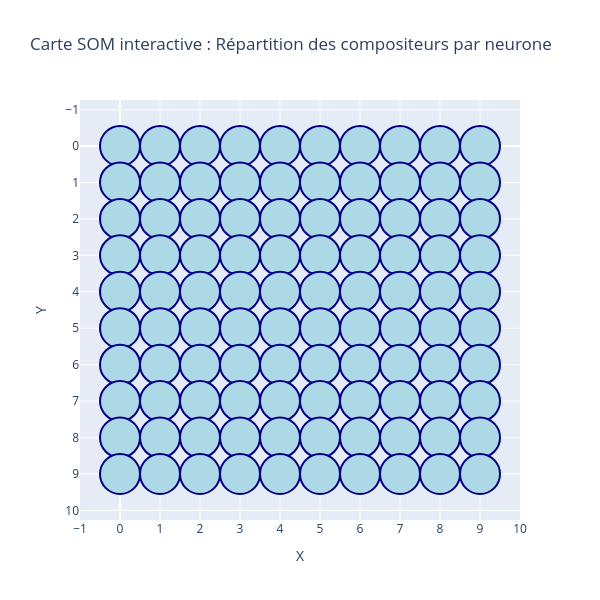

The notebook cell this image was saved under:
### Code cell
import numpy as np
import matplotlib.pyplot as plt
from minisom import MiniSom
from sklearn.datasets import load_iris
from sklearn.preprocessing import MinMaxScaler


scaler = MinMaxScaler()
X_scaled = scaler.fit_transform(X)

x_size, y_size = 7, 7
som = MiniSom(x=x_size, y=y_size, input_len=X.shape[1], sigma=1.0, learning_rate=0.5)
som.random_weights_init(X_scaled)

n_total_iterations = 400
n_visualize_every = 200  # fréquence d’affichage

# === 4. Entraînement manuel étape par étape ===
def plot_weights(som, iteration):
    weights = som.get_weights()
    fig, ax = plt.subplots(figsize=(6, 6))
    for i in range(x_size):
        for j in range(y_size):
            w = weights[i, j]
            ax.plot(w[0], w[1], 'o', markersize=6, color='blue')
            ax.text(w[0], w[1], f'{i},{j}', fontsize=8)
    ax.set_title(f'Poids SOM à l’itération {iteration}')
    ax.set_xlim(0, 1)
    ax.set_ylim(0, 1)
    plt.grid()
    plt.show()

for i in range(0, n_total_iterations, n_visualize_every):
    som.train_batch(X_scaled, n_visualize_every)
    plot_weights(som, i + n_visualize_every)

winner_map = defaultdict(list)
for i, x in enumerate(X_scaled):
    w = som.winner(x)
    winner_map[w].append(y[i])

# === 5. Préparation des données pour affichage Plotly ===
x_coords, y_coords, texts = [], [], []

for x in range(som_size):
    for y in range(som_size):
        x_coords.append(x)
        y_coords.append(y)
        comps = winner_map.get((x, y), [])
        if comps:
            counts = Counter(comps)
            text = "<br>".join([f"{k}: {v}" for k, v in counts.items()])
        else:
            text = "Aucun morceau"
        texts.append(text)

# === 6. Création de la figure Plotly ===
fig = go.Figure()

fig.add_trace(go.Scatter(
    x=x_coords,
    y=y_coords,
    mode='markers',
    marker=dict(size=40, color='lightblue', line=dict(width=2, color='darkblue')),
    text=texts,
    hoverinfo='text'
))

fig.update_layout(
    title="Carte SOM interactive : Répartition des compositeurs par neurone",
    xaxis=dict(title="X", range=[-1, som_size], dtick=1),
    yaxis=dict(title="Y", range=[-1, som_size], dtick=1, autorange="reversed"),
    showlegend=False,
    width=600,
    height=600
)

fig.show()

### Figure 1 — Plotly figure (JSON) as saved in the notebook; plotly's stock layout.template omitted (floating-point values rounded to 4 significant figures)
{"data": [{"hoverinfo": "text", "marker": {"color": "lightblue", "line": {"color": "darkblue", "width": 2}, "size": 40}, "mode": "markers", "text": ["Bach; Carl Philipp Emanuel: 4<br>Beethoven; Ludwig van: 1<br>Mozart; Leopold: 2<br>Schubert; Franz: 1<br>Stamitz; Johann: 3<br>Telemann; Georg Philipp: 1<br>Albinoni; Tomaso: 4<br>Corelli; Arcangelo: 1<br>Handel; George Frederic: 8<br>Vivaldi; Antonio: 3<br>Bach; Johann Christian: 6<br>Boccherini; Luigi Rodolofo: 3<br>Haydn; Johann Michael: 2<br>Haydn; Joseph: 2<br>Mozart; Wolfgang Amadeus: 2<br>Mendelssohn-Bartholdy; Felix: 1<br>Saint-Saens; Camille: 1<br>Scarlatti; Domenico: 1<br>Couperin; Francois: 3<br>Platti; Giovanni Benedetto: 1<br>Cimarosa; Domenico: 3<br>Clementi; Muzio: 1<br>Dussek; Jan Ladislav: 2<br>Milhaud; Darius: 1<br>Tchaikovsky; Peter Iljitsch: 1", "Rossini; Gioacchino: 1<br>Stamitz; Johann: 7<br>Vivaldi; Antonio: 1<br>Bach; Johann Christian: 10<br>Haydn; Joseph: 7<br>Mozart; Wolfgang Amadeus: 7<br>Saint-Saens; Camille: 1<br>Couperin; Francois: 1<br>Cimarosa; Domenico: 1", "Beethoven; Ludwig van: 6<br>Schubert; Franz: 5<br>Bach; Johann Sebastian: 2<br>Purcell; Henry: 1<br>Bach; Johann Christian: 2<br>Boccherini; Luigi Rodolofo: 1<br>Haydn; Joseph: 11<br>Mozart; Wolfgang Amadeus: 5<br>Pleyel; Ignace Joseph: 1<br>Stravinsky; Igor: 1<br>Borodin; Alexander: 1<br>Liszt; Franz: 5<br>Mussorgsky; Modest: 2<br>Saint-Saens; Camille: 1<br>Schumann; Robert: 3<br>Ravel; Maurice: 2<br>Platti; Giovanni Benedetto: 1<br>Cimarosa; Domenico: 1<br>Dussek; Jan Ladislav: 1<br>Milhaud; Darius: 1<br>Prokofiew; Sergej: 1<br>Shostakovich; Dmitri: 2<br>Chopin; Frederic: 2<br>Schumann; Clara: 2<br>Grieg; Edvard: 1<br>Mendelssohn-Bartholdy; Felix: 1", "Debussy; Claude: 4<br>Lully; Jean-Baptiste: 2<br>Rameau; Jean-Phillipe: 2<br>Bartok; Bela: 3<br>Berg; Alban: 1<br>Hindemith; Paul: 8<br>Schoenberg; Arnold: 10<br>Shostakovich; Dmitri: 11<br>Stravinsky; Igor: 2<br>Webern; Anton: 3<br>Borodin; Alexander: 1<br>Brahms; Johannes: 7<br>Bruckner; Anton: 5<br>Liszt; Franz: 2<br>Mussorgsky; Modest: 1<br>Verdi; Giuseppe: 1<br>Beethoven; Ludwig van: 1<br>Bach; Carl Philipp Emanuel: 2<br>Ravel; Maurice: 2<br>Schubert; Franz: 4<br>Sibelius; Jean: 2<br>Weber; Carl Maria von: 4<br>Bach; Johann Sebastian: 9<br>Cimarosa; Domenico: 1<br>Dussek; Jan Ladislav: 3<br>Boulez; Pierre: 3<br>Messiaen; Olivier: 13<br>Prokofiew; Sergej: 1<br>Chopin; Frederic: 7<br>Faure; Gabriel: 3<br>Grieg; Edvard: 2<br>Mendelssohn-Bartholdy; Felix: 1", "Mahler; Gustav: 2<br>Ravel; Maurice: 2<br>Lully; Jean-Baptiste: 5<br>Purcell; Henry: 1<br>Rameau; Jean-Phillipe: 8<br>Vivaldi; Antonio: 2<br>Prokofiew; Sergej: 1<br>Borodin; Alexander: 1<br>Dvorak; Antonin: 1<br>Mussorgsky; Modest: 1<br>Beethoven; Ludwig van: 1<br>Debussy; Claude: 1<br>Bach; Johann Sebastian: 2<br>Dussek; Jan Ladislav: 1<br>Bartok; Bela: 1<br>Brahms; Johannes: 2<br>Grieg; Edvard: 1<br>Mendelssohn-Bartholdy; Felix: 2<br>Schumann; Robert: 1", "Debussy; Claude: 1<br>Sibelius; Jean: 2<br>Strauss; Richard: 1<br>Stravinsky; Igor: 1<br>Verdi; Giuseppe: 1<br>Brahms; Johannes: 1<br>Grieg; Edvard: 1", "Vivaldi; Antonio: 1<br>Haydn; Joseph: 1<br>Brahms; Johannes: 1<br>Rimsky-Korsakov; Nicolai: 1<br>Smetana; Bedrich: 1<br>Scarlatti; Domenico: 1<br>Bach; Johann Sebastian: 1<br>Couperin; Francois: 1<br>Platti; Giovanni Benedetto: 1<br>Dussek; Jan Ladislav: 1<br>Stravinsky; Igor: 1<br>Chopin; Frederic: 1<br>Tchaikovsky; Peter Iljitsch: 1", "Aucun morceau", "Aucun morceau", "Aucun morceau", "Beethoven; Ludwig van: 2<br>Mozart; Leopold: 2<br>Schubert; Franz: 2<br>Weber; Carl Maria von: 2<br>Handel; George Frederic: 5<br>Vivaldi; Antonio: 2<br>Haydn; Joseph: 2<br>Mozart; Wolfgang Amadeus: 7<br>Salieri; Antonio: 1<br>Hindemith; Paul: 1<br>Ives; Charles Edward: 1<br>Stravinsky; Igor: 1<br>Weill; Kurt: 1<br>Saint-Saens; Camille: 1<br>Schumann; Robert: 2<br>Couperin; Francois: 1<br>Platti; Giovanni Benedetto: 2<br>Cimarosa; Domenico: 3<br>Clementi; Muzio: 2<br>Dussek; Jan Ladislav: 4<br>Prokofiew; Sergej: 1<br>Shostakovich; Dmitri: 1<br>Liszt; Franz: 1<br>Mendelssohn-Bartholdy; Felix: 1<br>Tchaikovsky; Peter Iljitsch: 2", "Beethoven; Ludwig van: 3<br>Schubert; Franz: 3<br>Bach; Johann Christian: 1<br>Boccherini; Luigi Rodolofo: 2<br>Haydn; Joseph: 4<br>Mozart; Wolfgang Amadeus: 8<br>Schumann; Robert: 2<br>Smetana; Bedrich: 1<br>Bach; Carl Philipp Emanuel: 3<br>Weber; Carl Maria von: 1<br>Bach; Johann Sebastian: 2<br>Couperin; Francois: 1<br>Platti; Giovanni Benedetto: 6<br>Cimarosa; Domenico: 1<br>Chopin; Frederic: 1<br>Schumann; Clara: 1<br>Grieg; Edvard: 1<br>Mendelssohn-Bartholdy; Felix: 2", "Beethoven; Ludwig van: 5<br>Schubert; Franz: 2<br>Strauss; Richard: 2<br>Handel; George Frederic: 1<br>Rameau; Jean-Phillipe: 1<br>Bach; Johann Christian: 2<br>Boccherini; Luigi Rodolofo: 1<br>Pleyel; Ignace Joseph: 1<br>Britten; Benjamin: 1<br>Prokofiew; Sergej: 1<br>Schumann; Robert: 2<br>Tchaikovsky; Peter Iljitsch: 1<br>Verdi; Giuseppe: 2<br>Wagner; Richard: 1<br>Bach; Carl Philipp Emanuel: 3<br>Debussy; Claude: 1<br>Weber; Carl Maria von: 1<br>Bach; Johann Sebastian: 3<br>Giustini; Lodovico: 1<br>Platti; Giovanni Benedetto: 1<br>Cimarosa; Domenico: 1<br>Haydn; Joseph: 5<br>Mozart; Wolfgang Amadeus: 3<br>Milhaud; Darius: 1<br>Shostakovich; Dmitri: 2<br>Schumann; Clara: 1<br>Faure; Gabriel: 1<br>Grieg; Edvard: 1<br>Liszt; Franz: 2", "Debussy; Claude: 1<br>Mahler; Gustav: 1<br>Sibelius; Jean: 1<br>Bartok; Bela: 2<br>Berg; Alban: 2<br>Britten; Benjamin: 1<br>Hindemith; Paul: 4<br>Schoenberg; Arnold: 3<br>Shostakovich; Dmitri: 3<br>Stravinsky; Igor: 2<br>Varese; Edgar: 2<br>Webern; Anton: 1<br>Borodin; Alexander: 1<br>Brahms; Johannes: 2<br>Bruckner; Anton: 2<br>Boulez; Pierre: 1<br>Messiaen; Olivier: 1<br>Milhaud; Darius: 1<br>Chopin; Frederic: 2<br>Faure; Gabriel: 1<br>Mendelssohn-Bartholdy; Felix: 1", "Debussy; Claude: 1<br>Ravel; Maurice: 1<br>Strauss; Richard: 1<br>Bartok; Bela: 4<br>Shostakovich; Dmitri: 1<br>Stravinsky; Igor: 1<br>Grieg; Edvard: 1<br>Messiaen; Olivier: 1<br>Milhaud; Darius: 1", "Beethoven; Ludwig van: 2<br>Sibelius; Jean: 1<br>Albinoni; Tomaso: 1<br>Boccherini; Luigi Rodolofo: 1<br>Haydn; Joseph: 4<br>Mozart; Wolfgang Amadeus: 6<br>Britten; Benjamin: 1<br>Varese; Edgar: 1<br>Berlioz; Hector: 2<br>Brahms; Johannes: 3<br>Bruckner; Anton: 1<br>Dvorak; Antonin: 1<br>Grieg; Edvard: 1<br>Schumann; Robert: 2<br>Scarlatti; Domenico: 1<br>Schubert; Franz: 2<br>Bach; Johann Sebastian: 1<br>Platti; Giovanni Benedetto: 3<br>Clementi; Muzio: 1<br>Dussek; Jan Ladislav: 2<br>Bartok; Bela: 2<br>Prokofiew; Sergej: 2<br>Schumann; Clara: 1<br>Mendelssohn-Bartholdy; Felix: 1", "Mahler; Gustav: 1<br>Schubert; Franz: 1<br>Weber; Carl Maria von: 1<br>Vivaldi; Antonio: 1<br>Antheil; George: 1<br>Messiaen; Olivier: 1<br>Grieg; Edvard: 2<br>Mendelssohn-Bartholdy; Felix: 3<br>Wagner; Richard: 1<br>Debussy; Claude: 1<br>Scarlatti; Domenico: 2<br>Bach; Johann Sebastian: 1<br>Couperin; Francois: 2<br>Mozart; Wolfgang Amadeus: 1<br>Schumann; Clara: 1<br>Liszt; Franz: 1", "Aucun morceau", "Aucun morceau", "Aucun morceau", "Beethoven; Ludwig van: 2<br>Hindemith; Paul: 1<br>Prokofiew; Sergej: 1<br>Stravinsky; Igor: 1<br>Borodin; Alexander: 1<br>Saint-Saens; Camille: 1<br>Schumann; Robert: 2<br>Tchaikovsky; Peter Iljitsch: 1<br>Bach; Johann Sebastian: 1<br>Platti; Giovanni Benedetto: 2<br>Dussek; Jan Ladislav: 1<br>Schoenberg; Arnold: 1<br>Faure; Gabriel: 2<br>Liszt; Franz: 1", "Schubert; Franz: 2<br>Telemann; Georg Philipp: 1<br>Weber; Carl Maria von: 2<br>Corelli; Arcangelo: 1<br>Handel; George Frederic: 2<br>Vivaldi; Antonio: 2<br>Boccherini; Luigi Rodolofo: 1<br>Berlioz; Hector: 1<br>Brahms; Johannes: 1<br>Verdi; Giuseppe: 1<br>Scarlatti; Domenico: 3<br>Bach; Johann Sebastian: 4<br>Giustini; Lodovico: 1<br>Platti; Giovanni Benedetto: 1<br>Cimarosa; Domenico: 1<br>Mozart; Wolfgang Amadeus: 1<br>Prokofiew; Sergej: 1<br>Shostakovich; Dmitri: 1<br>Chopin; Frederic: 1<br>Liszt; Franz: 1", "Beethoven; Ludwig van: 2<br>Mahler; Gustav: 1<br>Schubert; Franz: 1<br>Stamitz; Johann: 1<br>Weber; Carl Maria von: 1<br>Corelli; Arcangelo: 1<br>Handel; George Frederic: 1<br>Stravinsky; Igor: 1<br>Weill; Kurt: 1<br>Berlioz; Hector: 1<br>Mendelssohn-Bartholdy; Felix: 1<br>Saint-Saens; Camille: 1<br>Tchaikovsky; Peter Iljitsch: 2<br>Verdi; Giuseppe: 1<br>Wagner; Richard: 1<br>Bach; Johann Sebastian: 2<br>Haydn; Joseph: 1<br>Milhaud; Darius: 1<br>Schoenberg; Arnold: 1<br>Shostakovich; Dmitri: 1<br>Liszt; Franz: 1", "Mahler; Gustav: 4<br>Antheil; George: 2<br>Berg; Alban: 1<br>Britten; Benjamin: 2<br>Hindemith; Paul: 3<br>Schoenberg; Arnold: 1<br>Shostakovich; Dmitri: 14<br>Varese; Edgar: 1<br>Weill; Kurt: 5<br>Borodin; Alexander: 1<br>Bruckner; Anton: 2<br>Dvorak; Antonin: 2<br>Liszt; Franz: 3<br>Saint-Saens; Camille: 1<br>Tchaikovsky; Peter Iljitsch: 2<br>Beethoven; Ludwig van: 2<br>Debussy; Claude: 1<br>Ravel; Maurice: 1<br>Weber; Carl Maria von: 2<br>Platti; Giovanni Benedetto: 1<br>Cimarosa; Domenico: 1<br>Bartok; Bela: 1<br>Prokofiew; Sergej: 1<br>Chopin; Frederic: 1<br>Schumann; Clara: 1<br>Faure; Gabriel: 1", "Ravel; Maurice: 1<br>Sibelius; Jean: 1<br>Shostakovich; Dmitri: 2<br>Smetana; Bedrich: 1<br>Schubert; Franz: 1<br>Messiaen; Olivier: 1<br>Prokofiew; Sergej: 1<br>Brahms; Johannes: 2<br>Grieg; Edvard: 1", "Mahler; Gustav: 1<br>Mozart; Leopold: 2<br>Schubert; Franz: 3<br>Stamitz; Johann: 2<br>Telemann; Georg Philipp: 1<br>Corelli; Arcangelo: 1<br>Handel; George Frederic: 2<br>Lully; Jean-Baptiste: 1<br>Boccherini; Luigi Rodolofo: 6<br>Haydn; Johann Michael: 2<br>Haydn; Joseph: 9<br>Mozart; Wolfgang Amadeus: 16<br>Salieri; Antonio: 5<br>Mendelssohn-Bartholdy; Felix: 1<br>Schumann; Robert: 1<br>Scarlatti; Domenico: 2<br>Couperin; Francois: 1<br>Cimarosa; Domenico: 1<br>Clementi; Muzio: 4<br>Dussek; Jan Ladislav: 4<br>Grieg; Edvard: 1", "Rossini; Gioacchino: 2<br>Telemann; Georg Philipp: 7<br>Bach; Johann Sebastian: 14<br>Corelli; Arcangelo: 2<br>Handel; George Frederic: 1<br>Bach; Johann Christian: 1<br>Boccherini; Luigi Rodolofo: 1<br>Haydn; Johann Michael: 1<br>Haydn; Joseph: 4<br>Mozart; Wolfgang Amadeus: 1<br>Salieri; Antonio: 2<br>Verdi; Giuseppe: 1<br>Schubert; Franz: 1<br>Rameau; Jean-Phillipe: 3<br>Dussek; Jan Ladislav: 1<br>Liszt; Franz: 1<br>Schumann; Robert: 1", "Aucun morceau", "Aucun morceau", "Aucun morceau", "Beethoven; Ludwig van: 1<br>Hindemith; Paul: 1<br>Ives; Charles Edward: 1<br>Prokofiew; Sergej: 1<br>Stravinsky; Igor: 1<br>Bruckner; Anton: 1", "Debussy; Claude: 1<br>Mahler; Gustav: 1<br>Strauss; Richard: 1<br>Brahms; Johannes: 1<br>Tchaikovsky; Peter Iljitsch: 1<br>Beethoven; Ludwig van: 1<br>Schubert; Franz: 1<br>Bach; Johann Sebastian: 1<br>Giustini; Lodovico: 2<br>Milhaud; Darius: 1<br>Prokofiew; Sergej: 1<br>Schumann; Robert: 2", "Mahler; Gustav: 1<br>Sibelius; Jean: 2<br>Strauss; Richard: 1<br>Pleyel; Ignace Joseph: 1<br>Hindemith; Paul: 1<br>Ives; Charles Edward: 1<br>Prokofiew; Sergej: 2<br>Shostakovich; Dmitri: 2<br>Varese; Edgar: 1<br>Berlioz; Hector: 1<br>Borodin; Alexander: 1<br>Dvorak; Antonin: 2<br>Mussorgsky; Modest: 1<br>Saint-Saens; Camille: 1<br>Tchaikovsky; Peter Iljitsch: 3<br>Verdi; Giuseppe: 1<br>Beethoven; Ludwig van: 1<br>Schubert; Franz: 1<br>Platti; Giovanni Benedetto: 2<br>Mozart; Wolfgang Amadeus: 2<br>Milhaud; Darius: 1<br>Faure; Gabriel: 1<br>Mendelssohn-Bartholdy; Felix: 1", "Beethoven; Ludwig van: 3<br>Sibelius; Jean: 6<br>Albinoni; Tomaso: 3<br>Bach; Johann Sebastian: 4<br>Corelli; Arcangelo: 1<br>Haydn; Johann Michael: 1<br>Haydn; Joseph: 5<br>Hindemith; Paul: 1<br>Stravinsky; Igor: 1<br>Brahms; Johannes: 1<br>Mendelssohn-Bartholdy; Felix: 1<br>Rimsky-Korsakov; Nicolai: 2<br>Schumann; Robert: 4<br>Smetana; Bedrich: 1<br>Verdi; Giuseppe: 1<br>Debussy; Claude: 3<br>Scarlatti; Domenico: 1<br>Schubert; Franz: 1<br>Weber; Carl Maria von: 2<br>Platti; Giovanni Benedetto: 1<br>Clementi; Muzio: 1<br>Milhaud; Darius: 3<br>Shostakovich; Dmitri: 1<br>Chopin; Frederic: 1<br>Schumann; Clara: 1<br>Faure; Gabriel: 1<br>Grieg; Edvard: 2", "Beethoven; Ludwig van: 2<br>Mahler; Gustav: 2<br>Schubert; Franz: 1<br>Albinoni; Tomaso: 2<br>Bach; Johann Sebastian: 1<br>Corelli; Arcangelo: 1<br>Vivaldi; Antonio: 1<br>Boccherini; Luigi Rodolofo: 1<br>Haydn; Joseph: 4<br>Mozart; Wolfgang Amadeus: 1<br>Stravinsky; Igor: 3<br>Mendelssohn-Bartholdy; Felix: 1<br>Saint-Saens; Camille: 1<br>Verdi; Giuseppe: 1<br>Wagner; Richard: 1<br>Scarlatti; Domenico: 2<br>Rameau; Jean-Phillipe: 2<br>Cimarosa; Domenico: 1<br>Dussek; Jan Ladislav: 1<br>Milhaud; Darius: 1<br>Grieg; Edvard: 2", "Ravel; Maurice: 1<br>Schubert; Franz: 2<br>Telemann; Georg Philipp: 2<br>Weber; Carl Maria von: 2<br>Bach; Johann Sebastian: 14<br>Handel; George Frederic: 3<br>Purcell; Henry: 1<br>Bach; Johann Christian: 1<br>Boccherini; Luigi Rodolofo: 1<br>Haydn; Joseph: 4<br>Mozart; Wolfgang Amadeus: 3<br>Britten; Benjamin: 1<br>Ives; Charles Edward: 2<br>Grieg; Edvard: 2<br>Mendelssohn-Bartholdy; Felix: 3<br>Mussorgsky; Modest: 1<br>Rimsky-Korsakov; Nicolai: 1<br>Saint-Saens; Camille: 1<br>Tchaikovsky; Peter Iljitsch: 4<br>Beethoven; Ludwig van: 1<br>Bach; Carl Philipp Emanuel: 2<br>Scarlatti; Domenico: 2<br>Sibelius; Jean: 1<br>Couperin; Francois: 7<br>Platti; Giovanni Benedetto: 1<br>Rameau; Jean-Phillipe: 5<br>Clementi; Muzio: 3<br>Dussek; Jan Ladislav: 1<br>Shostakovich; Dmitri: 1<br>Brahms; Johannes: 1<br>Chopin; Frederic: 1<br>Schumann; Robert: 1", "Mahler; Gustav: 2<br>Sibelius; Jean: 2<br>Lully; Jean-Baptiste: 4<br>Purcell; Henry: 1<br>Vivaldi; Antonio: 1<br>Bach; Johann Christian: 1<br>Haydn; Johann Michael: 1<br>Mozart; Wolfgang Amadeus: 5<br>Britten; Benjamin: 1<br>Grieg; Edvard: 1<br>Mendelssohn-Bartholdy; Felix: 6<br>Saint-Saens; Camille: 1<br>Tchaikovsky; Peter Iljitsch: 2<br>Verdi; Giuseppe: 1<br>Wagner; Richard: 2<br>Bach; Carl Philipp Emanuel: 2<br>Debussy; Claude: 4<br>Ravel; Maurice: 2<br>Scarlatti; Domenico: 1<br>Schubert; Franz: 3<br>Bach; Johann Sebastian: 8<br>Couperin; Francois: 8<br>Rameau; Jean-Phillipe: 3<br>Clementi; Muzio: 2<br>Dussek; Jan Ladislav: 1<br>Haydn; Joseph: 2<br>Bartok; Bela: 1<br>Milhaud; Darius: 2<br>Shostakovich; Dmitri: 4<br>Brahms; Johannes: 1<br>Chopin; Frederic: 1<br>Schumann; Robert: 2", "Aucun morceau", "Aucun morceau", "Aucun morceau", "Schubert; Franz: 2<br>Strauss; Richard: 1<br>Telemann; Georg Philipp: 1<br>Weber; Carl Maria von: 4<br>Haydn; Joseph: 2<br>Mozart; Wolfgang Amadeus: 1<br>Pleyel; Ignace Joseph: 1<br>Schumann; Robert: 2<br>Clementi; Muzio: 3", "Mahler; Gustav: 1<br>Rossini; Gioacchino: 1<br>Strauss; Richard: 1<br>Bartok; Bela: 2<br>Berg; Alban: 1<br>Hindemith; Paul: 3<br>Prokofiew; Sergej: 6<br>Shostakovich; Dmitri: 1<br>Varese; Edgar: 1<br>Webern; Anton: 4<br>Liszt; Franz: 1<br>Tchaikovsky; Peter Iljitsch: 1<br>Verdi; Giuseppe: 1<br>Beethoven; Ludwig van: 1<br>Debussy; Claude: 1<br>Sibelius; Jean: 1<br>Weber; Carl Maria von: 2<br>Platti; Giovanni Benedetto: 1<br>Rameau; Jean-Phillipe: 1<br>Mozart; Wolfgang Amadeus: 1<br>Boulez; Pierre: 1<br>Messiaen; Olivier: 3<br>Milhaud; Darius: 1<br>Schoenberg; Arnold: 1<br>Stravinsky; Igor: 2<br>Chopin; Frederic: 1<br>Faure; Gabriel: 1<br>Mendelssohn-Bartholdy; Felix: 3<br>Schumann; Robert: 1", "Beethoven; Ludwig van: 1<br>Debussy; Claude: 2<br>Ravel; Maurice: 1<br>Vivaldi; Antonio: 1<br>Antheil; George: 1<br>Bartok; Bela: 1<br>Berg; Alban: 1<br>Britten; Benjamin: 1<br>Schoenberg; Arnold: 1<br>Shostakovich; Dmitri: 6<br>Stravinsky; Igor: 2<br>Varese; Edgar: 1<br>Webern; Anton: 1<br>Liszt; Franz: 1<br>Rimsky-Korsakov; Nicolai: 1<br>Schumann; Robert: 1<br>Messiaen; Olivier: 1<br>Prokofiew; Sergej: 3", "Schubert; Franz: 1<br>Sibelius; Jean: 6<br>Telemann; Georg Philipp: 6<br>Albinoni; Tomaso: 5<br>Bach; Johann Sebastian: 13<br>Corelli; Arcangelo: 3<br>Handel; George Frederic: 11<br>Vivaldi; Antonio: 5<br>Bach; Johann Christian: 2<br>Mozart; Wolfgang Amadeus: 2<br>Berlioz; Hector: 1<br>Grieg; Edvard: 2<br>Mendelssohn-Bartholdy; Felix: 5<br>Saint-Saens; Camille: 1<br>Schumann; Robert: 2<br>Verdi; Giuseppe: 1<br>Bach; Carl Philipp Emanuel: 1<br>Scarlatti; Domenico: 1<br>Couperin; Francois: 6<br>Rameau; Jean-Phillipe: 7<br>Cimarosa; Domenico: 4<br>Dussek; Jan Ladislav: 2<br>Haydn; Joseph: 1<br>Bartok; Bela: 1<br>Milhaud; Darius: 2<br>Prokofiew; Sergej: 1<br>Shostakovich; Dmitri: 2<br>Schumann; Clara: 2<br>Liszt; Franz: 2<br>Tchaikovsky; Peter Iljitsch: 1", "Bach; Carl Philipp Emanuel: 1<br>Ravel; Maurice: 1<br>Bach; Johann Sebastian: 4<br>Mozart; Wolfgang Amadeus: 1<br>Antheil; George: 2<br>Britten; Benjamin: 1<br>Prokofiew; Sergej: 3<br>Varese; Edgar: 1<br>Weill; Kurt: 4<br>Dvorak; Antonin: 1<br>Mussorgsky; Modest: 1<br>Smetana; Bedrich: 1<br>Verdi; Giuseppe: 1<br>Beethoven; Ludwig van: 1<br>Schubert; Franz: 1<br>Rameau; Jean-Phillipe: 2<br>Clementi; Muzio: 1<br>Haydn; Joseph: 1<br>Boulez; Pierre: 1<br>Messiaen; Olivier: 1<br>Shostakovich; Dmitri: 3<br>Faure; Gabriel: 1<br>Grieg; Edvard: 1", "Debussy; Claude: 3<br>Sibelius; Jean: 2<br>Antheil; George: 1<br>Bartok; Bela: 5<br>Hindemith; Paul: 9<br>Ives; Charles Edward: 1<br>Messiaen; Olivier: 14<br>Schoenberg; Arnold: 3<br>Shostakovich; Dmitri: 3<br>Stravinsky; Igor: 2<br>Varese; Edgar: 4<br>Webern; Anton: 3<br>Brahms; Johannes: 1<br>Grieg; Edvard: 1<br>Verdi; Giuseppe: 1<br>Wagner; Richard: 1<br>Ravel; Maurice: 1<br>Schubert; Franz: 2<br>Dussek; Jan Ladislav: 1<br>Berg; Alban: 1<br>Boulez; Pierre: 3<br>Milhaud; Darius: 1<br>Prokofiew; Sergej: 1<br>Faure; Gabriel: 1<br>Schumann; Robert: 1", "Bach; Carl Philipp Emanuel: 3<br>Debussy; Claude: 4<br>Schubert; Franz: 5<br>Sibelius; Jean: 2<br>Lully; Jean-Baptiste: 3<br>Purcell; Henry: 1<br>Rameau; Jean-Phillipe: 4<br>Stravinsky; Igor: 1<br>Brahms; Johannes: 5<br>Grieg; Edvard: 2<br>Mussorgsky; Modest: 3<br>Saint-Saens; Camille: 1<br>Wagner; Richard: 1<br>Beethoven; Ludwig van: 1<br>Scarlatti; Domenico: 2<br>Bach; Johann Sebastian: 7<br>Platti; Giovanni Benedetto: 3<br>Clementi; Muzio: 1<br>Haydn; Joseph: 3<br>Bartok; Bela: 1<br>Messiaen; Olivier: 1<br>Milhaud; Darius: 1<br>Prokofiew; Sergej: 1<br>Shostakovich; Dmitri: 8<br>Chopin; Frederic: 3<br>Liszt; Franz: 1<br>Mendelssohn-Bartholdy; Felix: 3<br>Schumann; Robert: 1<br>Tchaikovsky; Peter Iljitsch: 2", "Aucun morceau", "Aucun morceau", "Aucun morceau", "Mozart; Leopold: 1<br>Sibelius; Jean: 1<br>Vivaldi; Antonio: 1<br>Messiaen; Olivier: 1<br>Shostakovich; Dmitri: 1<br>Weill; Kurt: 1<br>Berlioz; Hector: 1<br>Dvorak; Antonin: 1<br>Liszt; Franz: 2<br>Schumann; Robert: 1<br>Tchaikovsky; Peter Iljitsch: 1<br>Bach; Carl Philipp Emanuel: 3<br>Weber; Carl Maria von: 1<br>Bach; Johann Sebastian: 1<br>Couperin; Francois: 1<br>Platti; Giovanni Benedetto: 4<br>Rameau; Jean-Phillipe: 2<br>Cimarosa; Domenico: 2<br>Clementi; Muzio: 1<br>Mozart; Wolfgang Amadeus: 5<br>Prokofiew; Sergej: 3<br>Brahms; Johannes: 2", "Beethoven; Ludwig van: 5<br>Rossini; Gioacchino: 2<br>Stamitz; Johann: 4<br>Telemann; Georg Philipp: 1<br>Corelli; Arcangelo: 1<br>Purcell; Henry: 5<br>Rameau; Jean-Phillipe: 10<br>Vivaldi; Antonio: 6<br>Boccherini; Luigi Rodolofo: 2<br>Haydn; Joseph: 9<br>Mozart; Wolfgang Amadeus: 1<br>Messiaen; Olivier: 1<br>Stravinsky; Igor: 1<br>Weill; Kurt: 1<br>Borodin; Alexander: 1<br>Brahms; Johannes: 2<br>Dvorak; Antonin: 1<br>Mendelssohn-Bartholdy; Felix: 6<br>Rimsky-Korsakov; Nicolai: 1<br>Saint-Saens; Camille: 1<br>Verdi; Giuseppe: 1<br>Wagner; Richard: 1<br>Bach; Carl Philipp Emanuel: 4<br>Debussy; Claude: 1<br>Ravel; Maurice: 1<br>Scarlatti; Domenico: 5<br>Schubert; Franz: 1<br>Sibelius; Jean: 2<br>Bach; Johann Sebastian: 5<br>Giustini; Lodovico: 1<br>Platti; Giovanni Benedetto: 1<br>Cimarosa; Domenico: 3<br>Dussek; Jan Ladislav: 1<br>Chopin; Frederic: 1<br>Grieg; Edvard: 6<br>Schumann; Robert: 1", "Ravel; Maurice: 3<br>Schubert; Franz: 1<br>Stamitz; Johann: 1<br>Strauss; Richard: 1<br>Borodin; Alexander: 1<br>Dvorak; Antonin: 2<br>Mussorgsky; Modest: 1<br>Smetana; Bedrich: 1<br>Tchaikovsky; Peter Iljitsch: 3<br>Verdi; Giuseppe: 1<br>Beethoven; Ludwig van: 3<br>Bach; Carl Philipp Emanuel: 2<br>Scarlatti; Domenico: 2<br>Sibelius; Jean: 2<br>Weber; Carl Maria von: 2<br>Giustini; Lodovico: 1<br>Rameau; Jean-Phillipe: 4<br>Clementi; Muzio: 1<br>Haydn; Joseph: 2<br>Prokofiew; Sergej: 1<br>Shostakovich; Dmitri: 1<br>Chopin; Frederic: 2<br>Schumann; Clara: 2<br>Grieg; Edvard: 1<br>Liszt; Franz: 1<br>Mendelssohn-Bartholdy; Felix: 2<br>Schumann; Robert: 1", "Bach; Carl Philipp Emanuel: 1<br>Rossini; Gioacchino: 2<br>Weber; Carl Maria von: 1<br>Albinoni; Tomaso: 1<br>Bach; Johann Sebastian: 1<br>Mozart; Wolfgang Amadeus: 3<br>Pleyel; Ignace Joseph: 1<br>Salieri; Antonio: 3<br>Stravinsky; Igor: 1<br>Brahms; Johannes: 2<br>Saint-Saens; Camille: 1<br>Verdi; Giuseppe: 3<br>Beethoven; Ludwig van: 1<br>Couperin; Francois: 1<br>Cimarosa; Domenico: 2<br>Clementi; Muzio: 2<br>Dussek; Jan Ladislav: 2<br>Liszt; Franz: 1<br>Schumann; Robert: 1<br>Tchaikovsky; Peter Iljitsch: 1", "Schubert; Franz: 2<br>Bach; Johann Sebastian: 4<br>Mozart; Wolfgang Amadeus: 2<br>Pleyel; Ignace Joseph: 1<br>Dvorak; Antonin: 1<br>Beethoven; Ludwig van: 2<br>Bach; Carl Philipp Emanuel: 1<br>Debussy; Claude: 1<br>Scarlatti; Domenico: 1<br>Couperin; Francois: 1<br>Platti; Giovanni Benedetto: 2<br>Dussek; Jan Ladislav: 1<br>Grieg; Edvard: 1<br>Schumann; Robert: 1", "Strauss; Richard: 2<br>Bartok; Bela: 3<br>Berg; Alban: 3<br>Hindemith; Paul: 5<br>Schoenberg; Arnold: 9<br>Shostakovich; Dmitri: 1<br>Stravinsky; Igor: 1<br>Varese; Edgar: 1<br>Webern; Anton: 3<br>Weill; Kurt: 3<br>Liszt; Franz: 3<br>Mussorgsky; Modest: 1<br>Beethoven; Ludwig van: 1<br>Boulez; Pierre: 2<br>Messiaen; Olivier: 2<br>Milhaud; Darius: 2<br>Prokofiew; Sergej: 1", "Debussy; Claude: 2<br>Rameau; Jean-Phillipe: 1<br>Bartok; Bela: 1<br>Berg; Alban: 1<br>Hindemith; Paul: 1<br>Brahms; Johannes: 1<br>Bruckner; Anton: 1<br>Rimsky-Korsakov; Nicolai: 1<br>Tchaikovsky; Peter Iljitsch: 1<br>Beethoven; Ludwig van: 1<br>Bach; Carl Philipp Emanuel: 1<br>Schubert; Franz: 1<br>Messiaen; Olivier: 1<br>Shostakovich; Dmitri: 5<br>Chopin; Frederic: 1<br>Schumann; Clara: 1<br>Faure; Gabriel: 2<br>Liszt; Franz: 1<br>Schumann; Robert: 1", "Aucun morceau", "Aucun morceau", "Aucun morceau", "Beethoven; Ludwig van: 4<br>Mahler; Gustav: 1<br>Mozart; Leopold: 1<br>Stamitz; Johann: 2<br>Strauss; Richard: 1<br>Telemann; Georg Philipp: 2<br>Weber; Carl Maria von: 2<br>Albinoni; Tomaso: 1<br>Bach; Johann Sebastian: 4<br>Corelli; Arcangelo: 3<br>Handel; George Frederic: 3<br>Vivaldi; Antonio: 3<br>Boccherini; Luigi Rodolofo: 1<br>Haydn; Johann Michael: 1<br>Haydn; Joseph: 7<br>Mozart; Wolfgang Amadeus: 5<br>Pleyel; Ignace Joseph: 2<br>Platti; Giovanni Benedetto: 3<br>Cimarosa; Domenico: 1<br>Clementi; Muzio: 3<br>Dussek; Jan Ladislav: 1<br>Chopin; Frederic: 1<br>Schumann; Robert: 2", "Sibelius; Jean: 1<br>Albinoni; Tomaso: 3<br>Bach; Johann Sebastian: 6<br>Mozart; Wolfgang Amadeus: 2<br>Mendelssohn-Bartholdy; Felix: 1<br>Saint-Saens; Camille: 1<br>Beethoven; Ludwig van: 1<br>Bach; Carl Philipp Emanuel: 1<br>Ravel; Maurice: 1<br>Weber; Carl Maria von: 2<br>Couperin; Francois: 1<br>Platti; Giovanni Benedetto: 3<br>Rameau; Jean-Phillipe: 2<br>Clementi; Muzio: 1<br>Dussek; Jan Ladislav: 1<br>Haydn; Joseph: 1<br>Prokofiew; Sergej: 1<br>Shostakovich; Dmitri: 3<br>Stravinsky; Igor: 2<br>Grieg; Edvard: 1<br>Schumann; Robert: 1", "Bach; Carl Philipp Emanuel: 1<br>Mozart; Leopold: 5<br>Stamitz; Johann: 1<br>Vivaldi; Antonio: 2<br>Bach; Johann Christian: 2<br>Haydn; Joseph: 3<br>Mozart; Wolfgang Amadeus: 8<br>Grieg; Edvard: 4<br>Couperin; Francois: 1<br>Giustini; Lodovico: 2<br>Rameau; Jean-Phillipe: 1<br>Cimarosa; Domenico: 4<br>Clementi; Muzio: 6<br>Dussek; Jan Ladislav: 1<br>Chopin; Frederic: 1<br>Schumann; Robert: 1", "Mozart; Leopold: 1<br>Weber; Carl Maria von: 2<br>Handel; George Frederic: 1<br>Bach; Johann Christian: 1<br>Boccherini; Luigi Rodolofo: 2<br>Haydn; Johann Michael: 2<br>Haydn; Joseph: 4<br>Mozart; Wolfgang Amadeus: 9<br>Pleyel; Ignace Joseph: 1<br>Rameau; Jean-Phillipe: 1<br>Liszt; Franz: 1", "Beethoven; Ludwig van: 3<br>Telemann; Georg Philipp: 2<br>Albinoni; Tomaso: 2<br>Bach; Johann Sebastian: 5<br>Vivaldi; Antonio: 1<br>Haydn; Johann Michael: 1<br>Haydn; Joseph: 2<br>Mozart; Wolfgang Amadeus: 6<br>Pleyel; Ignace Joseph: 1<br>Salieri; Antonio: 1<br>Grieg; Edvard: 1<br>Mendelssohn-Bartholdy; Felix: 1<br>Weber; Carl Maria von: 1<br>Platti; Giovanni Benedetto: 1<br>Rameau; Jean-Phillipe: 1<br>Dussek; Jan Ladislav: 2<br>Shostakovich; Dmitri: 1<br>Chopin; Frederic: 1<br>Liszt; Franz: 1", "Debussy; Claude: 1<br>Beethoven; Ludwig van: 1<br>Liszt; Franz: 1", "Bartok; Bela: 1<br>Shostakovich; Dmitri: 1<br>Varese; Edgar: 1<br>Webern; Anton: 1<br>Milhaud; Darius: 1<br>Prokofiew; Sergej: 1", "Aucun morceau", "Aucun morceau", "Aucun morceau", "Aucun morceau", "Aucun morceau", "Aucun morceau", "Aucun morceau", "Aucun morceau", "Aucun morceau", "Aucun morceau", "Aucun morceau", "Aucun morceau", "Aucun morceau", "Aucun morceau", "Aucun morceau", "Aucun morceau", "Aucun morceau", "Aucun morceau", "Aucun morceau", "Aucun morceau", "Aucun morceau", "Aucun morceau", "Aucun morceau", "Aucun morceau", "Aucun morceau", "Aucun morceau", "Aucun morceau", "Aucun morceau", "Aucun morceau", "Aucun morceau", "Aucun morceau", "Aucun morceau", "Aucun morceau"], "type": "scatter", "x": [0, 0, 0, 0, 0, 0, 0, 0, 0, 0, 1, 1, 1, 1, 1, 1, 1, 1, 1, 1, 2, 2, 2, 2, 2, 2, 2, 2, 2, 2, 3, 3, 3, 3, 3, 3, 3, 3, 3, 3, 4, 4, 4, 4, 4, 4, 4, 4, 4, 4, 5, 5, 5, 5, 5, 5, 5, 5, 5, 5, 6, 6, 6, 6, 6, 6, 6, 6, 6, 6, 7, 7, 7, 7, 7, 7, 7, 7, 7, 7, 8, 8, 8, 8, 8, 8, 8, 8, 8, 8, 9, 9, 9, 9, 9, 9, 9, 9, 9, 9], "y": [0, 1, 2, 3, 4, 5, 6, 7, 8, 9, 0, 1, 2, 3, 4, 5, 6, 7, 8, 9, 0, 1, 2, 3, 4, 5, 6, 7, 8, 9, 0, 1, 2, 3, 4, 5, 6, 7, 8, 9, 0, 1, 2, 3, 4, 5, 6, 7, 8, 9, 0, 1, 2, 3, 4, 5, 6, 7, 8, 9, 0, 1, 2, 3, 4, 5, 6, 7, 8, 9, 0, 1, 2, 3, 4, 5, 6, 7, 8, 9, 0, 1, 2, 3, 4, 5, 6, 7, 8, 9, 0, 1, 2, 3, 4, 5, 6, 7, 8, 9]}], "layout": {"height": 600, "showlegend": false, "title": {"text": "Carte SOM interactive : Répartition des compositeurs par neurone"}, "width": 600, "xaxis": {"dtick": 1, "range": [-1, 10], "title": {"text": "X"}}, "yaxis": {"autorange": "reversed", "dtick": 1, "range": [-1, 10], "title": {"text": "Y"}}}}
